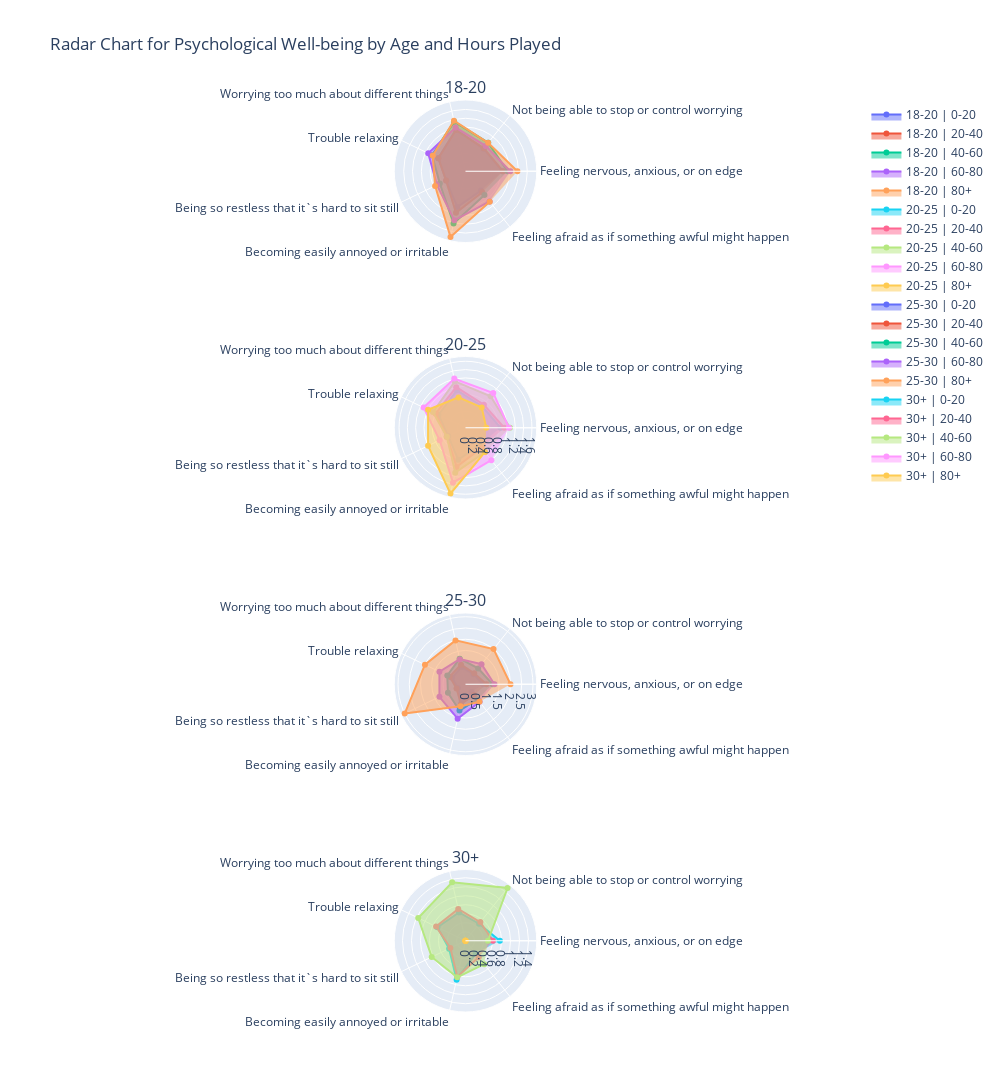

Notebook cell for this chart:
### Markdown cell above
Lets plot a **spyder plot** and a **heatmap** for each statement, grouped by age and hours played:

### Code cell
import pandas as pd
import numpy as np
import plotly.graph_objects as go
from plotly.subplots import make_subplots

# Assuming 'legit_hour_df' is your original dataframe
legit_hours_copy = legit_hour_df.copy()

# Statements mapped to their corresponding column names
statements = {
    'GAD1': 'Feeling nervous, anxious, or on edge',
    'GAD2': 'Not being able to stop or control worrying',
    'GAD3': 'Worrying too much about different things',
    'GAD4': 'Trouble relaxing',
    'GAD5': 'Being so restless that it`s hard to sit still',
    'GAD6': 'Becoming easily annoyed or irritable',
    'GAD7': 'Feeling afraid as if something awful might happen'
}

statement_columns = list(statements.keys())
statement_labels = list(statements.values())

# Creating bins for age
age_bins = [18, 20, 25, 30, 100]
age_labels = ['18-20', '20-25', '25-30', '30+']
legit_hours_copy['AgeBin'] = pd.cut(legit_hours_copy.Age, age_bins, labels=age_labels)

# Creating bins for hours played per week
hour_bins = [0, 20, 40, 60, 80, 120]
hour_labels = ['0-20', '20-40', '40-60', '60-80', '80+']
legit_hours_copy['HoursBin'] = pd.cut(legit_hours_copy.Hours, hour_bins, labels=hour_labels)

# Prepare data for radar charts
def prepare_radar_data(df):
    radar_data = df.groupby(['AgeBin', 'HoursBin'])[statement_columns].mean().reset_index()
    return radar_data

radar_data = prepare_radar_data(legit_hours_copy)

# Create subplots for each age zone
fig = make_subplots(rows=len(age_labels), cols=1,
                    subplot_titles=age_labels,
                    specs=[[{'type': 'polar'}] for _ in age_labels])

# Iterate over each age zone and add radar plot
for idx, age_zone in enumerate(age_labels):
    age_data = radar_data[radar_data['AgeBin'] == age_zone]
    for _, row in age_data.iterrows():
        fig.add_trace(go.Scatterpolar(
            r=row[statement_columns].values,
            theta=statement_labels,
            fill='toself',
            name=f"{row['AgeBin']} | {row['HoursBin']}"
        ), row=idx+1, col=1)

fig.update_layout(
    polar=dict(
        radialaxis=dict(visible=True, showticklabels=False)
    ),
    showlegend=True,
    title="Radar Chart for Psychological Well-being by Age and Hours Played",
    height=2000,  # Set the height of the entire figure
    width=1000    # Set the width of the entire figure
)
fig.show()

### Figure 1 — Plotly figure (JSON) as saved in the notebook; plotly's stock layout.template omitted (floating-point values rounded to 4 significant figures)
{"data": [{"fill": "toself", "name": "18-20 | 0-20", "r": [0.8368, 0.6553, 0.9729, 0.684, 0.485, 0.8322, 0.56], "subplot": "polar", "theta": ["Feeling nervous, anxious, or on edge", "Not being able to stop or control worrying", "Worrying too much about different things", "Trouble relaxing", "Being so restless that it`s hard to sit still", "Becoming easily annoyed or irritable", "Feeling afraid as if something awful might happen"], "type": "scatterpolar"}, {"fill": "toself", "name": "18-20 | 20-40", "r": [0.8489, 0.6653, 0.9573, 0.682, 0.4881, 0.9668, 0.61], "subplot": "polar", "theta": ["Feeling nervous, anxious, or on edge", "Not being able to stop or control worrying", "Worrying too much about different things", "Trouble relaxing", "Being so restless that it`s hard to sit still", "Becoming easily annoyed or irritable", "Feeling afraid as if something awful might happen"], "type": "scatterpolar"}, {"fill": "toself", "name": "18-20 | 40-60", "r": [0.9522, 0.8247, 1.151, 0.8406, 0.6454, 1.215, 0.6892], "subplot": "polar", "theta": ["Feeling nervous, anxious, or on edge", "Not being able to stop or control worrying", "Worrying too much about different things", "Trouble relaxing", "Being so restless that it`s hard to sit still", "Becoming easily annoyed or irritable", "Feeling afraid as if something awful might happen"], "type": "scatterpolar"}, {"fill": "toself", "name": "18-20 | 60-80", "r": [1.016, 0.7344, 1.016, 0.9375, 0.7188, 1.141, 0.875], "subplot": "polar", "theta": ["Feeling nervous, anxious, or on edge", "Not being able to stop or control worrying", "Worrying too much about different things", "Trouble relaxing", "Being so restless that it`s hard to sit still", "Becoming easily annoyed or irritable", "Feeling afraid as if something awful might happen"], "type": "scatterpolar"}, {"fill": "toself", "name": "18-20 | 80+", "r": [1.176, 0.8235, 1.176, 0.8235, 0.7647, 1.529, 0.8824], "subplot": "polar", "theta": ["Feeling nervous, anxious, or on edge", "Not being able to stop or control worrying", "Worrying too much about different things", "Trouble relaxing", "Being so restless that it`s hard to sit still", "Becoming easily annoyed or irritable", "Feeling afraid as if something awful might happen"], "type": "scatterpolar"}, {"fill": "toself", "name": "20-25 | 0-20", "r": [0.8416, 0.6534, 0.926, 0.7214, 0.4598, 0.7908, 0.5349], "subplot": "polar2", "theta": ["Feeling nervous, anxious, or on edge", "Not being able to stop or control worrying", "Worrying too much about different things", "Trouble relaxing", "Being so restless that it`s hard to sit still", "Becoming easily annoyed or irritable", "Feeling afraid as if something awful might happen"], "type": "scatterpolar"}, {"fill": "toself", "name": "20-25 | 20-40", "r": [0.932, 0.7103, 1.001, 0.7946, 0.4986, 0.9674, 0.6204], "subplot": "polar2", "theta": ["Feeling nervous, anxious, or on edge", "Not being able to stop or control worrying", "Worrying too much about different things", "Trouble relaxing", "Being so restless that it`s hard to sit still", "Becoming easily annoyed or irritable", "Feeling afraid as if something awful might happen"], "type": "scatterpolar"}, {"fill": "toself", "name": "20-25 | 40-60", "r": [1.069, 0.9703, 1.144, 0.8713, 0.5, 1.109, 0.7525], "subplot": "polar2", "theta": ["Feeling nervous, anxious, or on edge", "Not being able to stop or control worrying", "Worrying too much about different things", "Trouble relaxing", "Being so restless that it`s hard to sit still", "Becoming easily annoyed or irritable", "Feeling afraid as if something awful might happen"], "type": "scatterpolar"}, {"fill": "toself", "name": "20-25 | 60-80", "r": [1.048, 1.071, 1.214, 1.119, 0.6905, 1.357, 1], "subplot": "polar2", "theta": ["Feeling nervous, anxious, or on edge", "Not being able to stop or control worrying", "Worrying too much about different things", "Trouble relaxing", "Being so restless that it`s hard to sit still", "Becoming easily annoyed or irritable", "Feeling afraid as if something awful might happen"], "type": "scatterpolar"}, {"fill": "toself", "name": "20-25 | 80+", "r": [0.5, 0.625, 0.75, 1, 1, 1.625, 0.75], "subplot": "polar2", "theta": ["Feeling nervous, anxious, or on edge", "Not being able to stop or control worrying", "Worrying too much about different things", "Trouble relaxing", "Being so restless that it`s hard to sit still", "Becoming easily annoyed or irritable", "Feeling afraid as if something awful might happen"], "type": "scatterpolar"}, {"fill": "toself", "name": "25-30 | 0-20", "r": [0.7778, 0.5738, 0.7808, 0.6636, 0.379, 0.7549, 0.4384], "subplot": "polar3", "theta": ["Feeling nervous, anxious, or on edge", "Not being able to stop or control worrying", "Worrying too much about different things", "Trouble relaxing", "Being so restless that it`s hard to sit still", "Becoming easily annoyed or irritable", "Feeling afraid as if something awful might happen"], "type": "scatterpolar"}, {"fill": "toself", "name": "25-30 | 20-40", "r": [0.9313, 0.6223, 0.8927, 0.7768, 0.4421, 0.9099, 0.6094], "subplot": "polar3", "theta": ["Feeling nervous, anxious, or on edge", "Not being able to stop or control worrying", "Worrying too much about different things", "Trouble relaxing", "Being so restless that it`s hard to sit still", "Becoming easily annoyed or irritable", "Feeling afraid as if something awful might happen"], "type": "scatterpolar"}, {"fill": "toself", "name": "25-30 | 40-60", "r": [1.2, 0.9, 1.167, 0.9, 0.8667, 1.2, 0.8667], "subplot": "polar3", "theta": ["Feeling nervous, anxious, or on edge", "Not being able to stop or control worrying", "Worrying too much about different things", "Trouble relaxing", "Being so restless that it`s hard to sit still", "Becoming easily annoyed or irritable", "Feeling afraid as if something awful might happen"], "type": "scatterpolar"}, {"fill": "toself", "name": "25-30 | 60-80", "r": [1.286, 1.143, 1.143, 1.286, 1.286, 1.571, 1], "subplot": "polar3", "theta": ["Feeling nervous, anxious, or on edge", "Not being able to stop or control worrying", "Worrying too much about different things", "Trouble relaxing", "Being so restless that it`s hard to sit still", "Becoming easily annoyed or irritable", "Feeling afraid as if something awful might happen"], "type": "scatterpolar"}, {"fill": "toself", "name": "25-30 | 80+", "r": [2, 2, 2, 2, 3, 1, 1], "subplot": "polar3", "theta": ["Feeling nervous, anxious, or on edge", "Not being able to stop or control worrying", "Worrying too much about different things", "Trouble relaxing", "Being so restless that it`s hard to sit still", "Becoming easily annoyed or irritable", "Feeling afraid as if something awful might happen"], "type": "scatterpolar"}, {"fill": "toself", "name": "30+ | 0-20", "r": [0.764, 0.4831, 0.6461, 0.691, 0.4045, 0.8876, 0.3652], "subplot": "polar4", "theta": ["Feeling nervous, anxious, or on edge", "Not being able to stop or control worrying", "Worrying too much about different things", "Trouble relaxing", "Being so restless that it`s hard to sit still", "Becoming easily annoyed or irritable", "Feeling afraid as if something awful might happen"], "type": "scatterpolar"}, {"fill": "toself", "name": "30+ | 20-40", "r": [0.6078, 0.5294, 0.7255, 0.7255, 0.3725, 0.8235, 0.4706], "subplot": "polar4", "theta": ["Feeling nervous, anxious, or on edge", "Not being able to stop or control worrying", "Worrying too much about different things", "Trouble relaxing", "Being so restless that it`s hard to sit still", "Becoming easily annoyed or irritable", "Feeling afraid as if something awful might happen"], "type": "scatterpolar"}, {"fill": "toself", "name": "30+ | 40-60", "r": [0.5, 1.5, 1.333, 1.167, 0.8333, 0.8333, 0.6667], "subplot": "polar4", "theta": ["Feeling nervous, anxious, or on edge", "Not being able to stop or control worrying", "Worrying too much about different things", "Trouble relaxing", "Being so restless that it`s hard to sit still", "Becoming easily annoyed or irritable", "Feeling afraid as if something awful might happen"], "type": "scatterpolar"}, {"fill": "toself", "name": "30+ | 60-80", "r": [null, null, null, null, null, null, null], "subplot": "polar4", "theta": ["Feeling nervous, anxious, or on edge", "Not being able to stop or control worrying", "Worrying too much about different things", "Trouble relaxing", "Being so restless that it`s hard to sit still", "Becoming easily annoyed or irritable", "Feeling afraid as if something awful might happen"], "type": "scatterpolar"}, {"fill": "toself", "name": "30+ | 80+", "r": [0, 0, 0, 0, 0, 0, 0], "subplot": "polar4", "theta": ["Feeling nervous, anxious, or on edge", "Not being able to stop or control worrying", "Worrying too much about different things", "Trouble relaxing", "Being so restless that it`s hard to sit still", "Becoming easily annoyed or irritable", "Feeling afraid as if something awful might happen"], "type": "scatterpolar"}], "layout": {"annotations": [{"font": {"size": 16}, "showarrow": false, "text": "18-20", "x": 0.5, "xanchor": "center", "xref": "paper", "y": 1, "yanchor": "bottom", "yref": "paper"}, {"font": {"size": 16}, "showarrow": false, "text": "20-25", "x": 0.5, "xanchor": "center", "xref": "paper", "y": 0.7188, "yanchor": "bottom", "yref": "paper"}, {"font": {"size": 16}, "showarrow": false, "text": "25-30", "x": 0.5, "xanchor": "center", "xref": "paper", "y": 0.4375, "yanchor": "bottom", "yref": "paper"}, {"font": {"size": 16}, "showarrow": false, "text": "30+", "x": 0.5, "xanchor": "center", "xref": "paper", "y": 0.1562, "yanchor": "bottom", "yref": "paper"}], "height": 2000, "polar": {"domain": {"x": [0, 1], "y": [0.8438, 1]}, "radialaxis": {"showticklabels": false, "visible": true}}, "polar2": {"domain": {"x": [0, 1], "y": [0.5625, 0.7188]}}, "polar3": {"domain": {"x": [0, 1], "y": [0.2812, 0.4375]}}, "polar4": {"domain": {"x": [0, 1], "y": [0, 0.1562]}}, "showlegend": true, "title": {"text": "Radar Chart for Psychological Well-being by Age and Hours Played"}, "width": 1000}}
